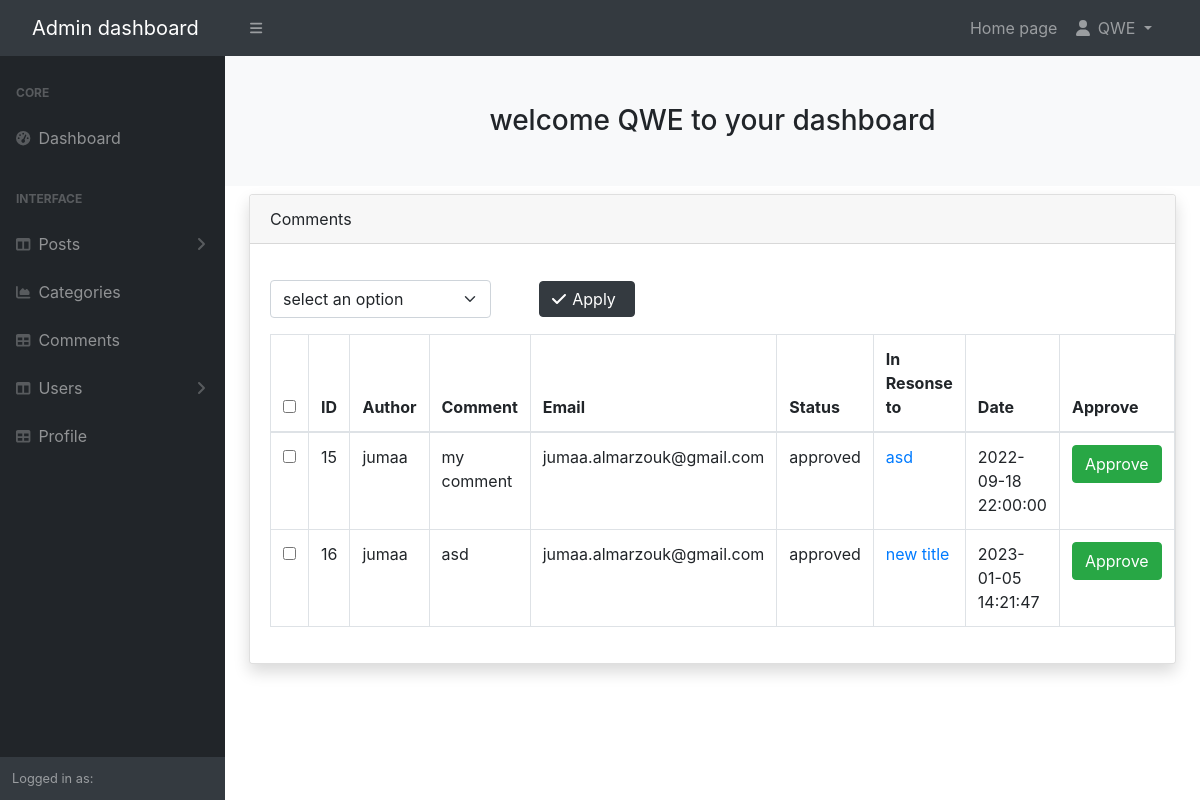
/admin/comments.php (signed in), run on the app's committed database.
### tables this page shows
CREATE TABLE IF NOT EXISTS `comments` (
  `comment_id` int(3) NOT NULL AUTO_INCREMENT,
  `comment_post_id` int(3) NOT NULL,
  `comment_author` varchar(255) NOT NULL,
  `comment_email` varchar(255) NOT NULL,
  `comment_content` text NOT NULL,
  `comment_status` varchar(255) NOT NULL,
  `comment_date` timestamp NOT NULL DEFAULT CURRENT_TIMESTAMP,
  PRIMARY KEY (`comment_id`)
);

CREATE TABLE IF NOT EXISTS `posts` (
  `post_id` int(3) NOT NULL AUTO_INCREMENT,
  `post_cat_id` int(3) NOT NULL,
  `post_title` varchar(255) NOT NULL,
  `post_author` varchar(255) DEFAULT NULL,
  `post_user` varchar(11) NOT NULL,
  `post_date` date NOT NULL,
  `post_image` text NOT NULL,
  `post_content` text NOT NULL,
  `post_tags` varchar(255) NOT NULL,
  `post_comment_count` int(11) NOT NULL DEFAULT '0',
  `post_status` varchar(255) NOT NULL DEFAULT 'draft',
  `post_view_count` int(11) NOT NULL DEFAULT '0',
  PRIMARY KEY (`post_id`)
);

### admin/inc/view_all_comments.php (the view, shortened to what this page needs)
<?php if (isset($_SESSION['user_role']) && $_SESSION['user_role'] == 'admin') : ?>
    <?php include 'inc/footer.php'; ?>
    <form action="" method="post">
        <div class="card text-bg-light mb-3 shadow" style="overflow-x: scroll;">
            <div class="card-header">Comments</div>
            <div class="card-body ">
                <div class="d-flex justify-content-start align-items-center mb-3 mt-3">
                    <select class="form-select  w-25 me-5" aria-label="Default select example" name="bulk_options">
                        <option class="dropdown-item" value="">select an option</option>
                    </select>
                    <div class="btn btn-dark me-2 d-flex justify-content-start align-items-center pt-1 pb-1">
                        <i class="fa-solid fa-check p-0"></i>
                        <input class="bg-dark border-0 text-white" type="submit" value="Apply" onClick="javascript: return confirm('Are you sure?')">
                    </div>
                </div>
                <table class="table table-bordered table-hover">
                    <thead>
                        <tr>
                            <th scope="col"><input type="checkbox" id="selectAllBoxex"></th>
                            <th scope="col">ID</th>
                            <th scope="col">Author</th>
                            <th scope="col">Comment</th>
                            <th scope="col">Email</th>
                            <th scope="col">Status</th>
                            <th scope="col">In Resonse to</th>
                            <th scope="col">Date</th>
                            <th scope="col">Approve</th>
                        </tr>
                    </thead>
                    <tbody>
                        <?php
                        $query = "SELECT * FROM comments";
                        $stat = $conn->query($query);
                        $result = $stat->fetchAll(PDO::FETCH_ASSOC);
                        foreach ($result as $comment) {
                            $comment_id = $comment['comment_id'];
                            $comment_post_id = $comment['comment_post_id'];
                            $comment_author = $comment['comment_author'];
                            $comment_email = $comment['comment_email'];
                            $comment_content = $comment['comment_content'];
                            $comment_status = $comment['comment_status'];
                            $comment_date = $comment['comment_date'];
                            echo "<tr>";
                        ?>
                            <td><input type='checkbox' class='checkBoxes' name='checkBoxArray[]' value='<?= $comment_id ?>'></td>
                        <?php
                            echo "<td>$comment_id</td>";
                            echo "<td>$comment_author</td>";
                            echo "<td>$comment_content</td>";
                            echo "<td>$comment_email</td>";
                            echo "<td>$comment_status</td>";
                            $query = "SELECT * FROM posts WHERE post_id = $comment_post_id";
                            $stat = $conn->query($query);
                            $result = $stat->fetchAll(PDO::FETCH_ASSOC);
                            foreach ($result as $select_post) {
                                $post_id = $select_post['post_id'];
                                $post_title = $select_post['post_title'];
                                echo "<td><a class='text-decoration-none' href='../post.php?p_id=$post_id'>$post_title</a></td>";
                            }
                            echo  "<td>$comment_date</td>";
                            echo  "<td>
            <a class='btn btn-success' href='comments.php?approve=$comment_id'>Approve</a>
            </td>";
                            echo "</tr>";
                        } ?>
                    </tbody>
                </table>
            </div>
        </div>
    </form>
<?php else : ?>
    <?php
    header('Location:../index.php');
    ?>
<?php endif ?>

### data on the page
comments: comment_id "15", comment_author "jumaa", comment_content "my comment", comment_email "jumaa.almarzouk@gmail.com", comment_status "approved", comment_date "2022-09-18 22:00:00"
posts: post_title "asd"
comments: comment_id "16", comment_author "jumaa", comment_content "asd", comment_email "jumaa.almarzouk@gmail.com", comment_status "approved", comment_date "2023-01-05 14:21:47"
posts: post_title "new title"

### other printed values
$_SESSION['username'] "QWE"
